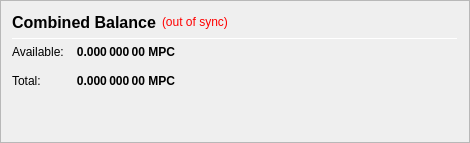
                   <widget class="QFrame" name="frame_CombinedBalances">
                    <property name="minimumSize">
                     <size>
                      <width>470</width>
                      <height>0</height>
                     </size>
                    </property>
                    <property name="frameShape">
                     <enum>QFrame::StyledPanel</enum>
                    </property>
                    <property name="frameShadow">
                     <enum>QFrame::Raised</enum>
                    </property>
                    <layout class="QVBoxLayout" name="verticalLayout_5">
                     <item>
                      <layout class="QHBoxLayout" name="horizontalLayout_5" stretch="0,0,0">
                       <item>
                        <widget class="QLabel" name="label_5z">
                         <property name="minimumSize">
                          <size>
                           <width>0</width>
                           <height>20</height>
                          </size>
                         </property>
                         <property name="font">
                          <font>
                           <pointsize>12</pointsize>
                           <weight>75</weight>
                           <bold>true</bold>
                          </font>
                         </property>
                         <property name="toolTip">
                          <string>Combined Balance (including unconfirmed and immature coins)</string>
                         </property>
                         <property name="text">
                          <string>Combined Balance</string>
                         </property>
                        </widget>
                       </item>
                       <item>
                        <widget class="QLabel" name="labelWalletStatus">
                         <property name="cursor">
                          <cursorShape>WhatsThisCursor</cursorShape>
                         </property>
                         <property name="toolTip">
                          <string>The displayed information may be out of date. Your wallet automatically synchronizes with the MicroPaymentCoin network after a connection is established, but this process has not completed yet.</string>
                         </property>
                         <property name="styleSheet">
                          <string notr="true">QLabel { color: red; }</string>
                         </property>
                         <property name="text">
                          <string notr="true">(out of sync)</string>
                         </property>
                         <property name="alignment">
                          <set>Qt::AlignLeading|Qt::AlignLeft|Qt::AlignVCenter</set>
                         </property>
                        </widget>
                       </item>
                       <item>
                        <spacer name="horizontalSpacer_1">
                         <property name="orientation">
                          <enum>Qt::Horizontal</enum>
                         </property>
                         <property name="sizeHint" stdset="0">
                          <size>
                           <width>40</width>
                           <height>20</height>
                          </size>
                         </property>
                        </spacer>
                       </item>
                      </layout>
                     </item>
                     <item>
                      <widget class="Line" name="line_CombinedBalance">
                       <property name="minimumSize">
                        <size>
                         <width>0</width>
                         <height>1</height>
                        </size>
                       </property>
                       <property name="maximumSize">
                        <size>
                         <width>16777215</width>
                         <height>1</height>
                        </size>
                       </property>
                       <property name="orientation">
                        <enum>Qt::Horizontal</enum>
                       </property>
                      </widget>
                     </item>
                     <item>
                      <layout class="QGridLayout" name="gridLayout_3">
                       <property name="spacing">
                        <number>12</number>
                       </property>
                       <item row="1" column="0">
                        <widget class="QLabel" name="labelBalanceTextz">
                         <property name="text">
                          <string>Available:</string>
                         </property>
                        </widget>
                       </item>
                       <item row="1" column="1">
                        <widget class="QLabel" name="labelBalancez">
                         <property name="font">
                          <font>
                           <weight>75</weight>
                           <bold>true</bold>
                          </font>
                         </property>
                         <property name="cursor">
                          <cursorShape>IBeamCursor</cursorShape>
                         </property>
                         <property name="toolTip">
                          <string>Your current spendable balance</string>
                         </property>
                         <property name="text">
                          <string notr="true">0.000 000 00 MPC</string>
                         </property>
                         <property name="alignment">
                          <set>Qt::AlignRight|Qt::AlignTrailing|Qt::AlignVCenter</set>
                         </property>
                         <property name="textInteractionFlags">
                          <set>Qt::LinksAccessibleByMouse|Qt::TextSelectableByKeyboard|Qt::TextSelectableByMouse</set>
                         </property>
                        </widget>
                       </item>
                       <item row="2" column="0">
                        <widget class="QLabel" name="labelTotalTextz">
                         <property name="text">
                          <string>Total:</string>
                         </property>
                        </widget>
                       </item>
                       <item row="2" column="1">
                        <widget class="QLabel" name="labelTotalz">
                         <property name="font">
                          <font>
                           <weight>75</weight>
                           <bold>true</bold>
                          </font>
                         </property>
                         <property name="cursor">
                          <cursorShape>IBeamCursor</cursorShape>
                         </property>
                         <property name="toolTip">
                          <string>Total Balance, including all unavailable coins.</string>
                         </property>
                         <property name="text">
                          <string notr="true">0.000 000 00 MPC</string>
                         </property>
                         <property name="alignment">
                          <set>Qt::AlignRight|Qt::AlignTrailing|Qt::AlignVCenter</set>
                         </property>
                         <property name="textInteractionFlags">
                          <set>Qt::LinksAccessibleByMouse|Qt::TextSelectableByKeyboard|Qt::TextSelectableByMouse</set>
                         </property>
                        </widget>
                       </item>
                       <item row="2" column="3">
                        <spacer name="horizontalSpacer_2">
                         <property name="orientation">
                          <enum>Qt::Horizontal</enum>
                         </property>
                         <property name="sizeHint" stdset="0">
                          <size>
                           <width>40</width>
                           <height>20</height>
                          </size>
                         </property>
                        </spacer>
                       </item>
                      </layout>
                     </item>
                     <item>
                      <spacer name="verticalSpacer_1">
                       <property name="orientation">
                        <enum>Qt::Vertical</enum>
                       </property>
                       <property name="sizeHint" stdset="0">
                        <size>
                         <width>20</width>
                         <height>40</height>
                        </size>
                       </property>
                      </spacer>
                     </item>
                    </layout>
                   </widget>
